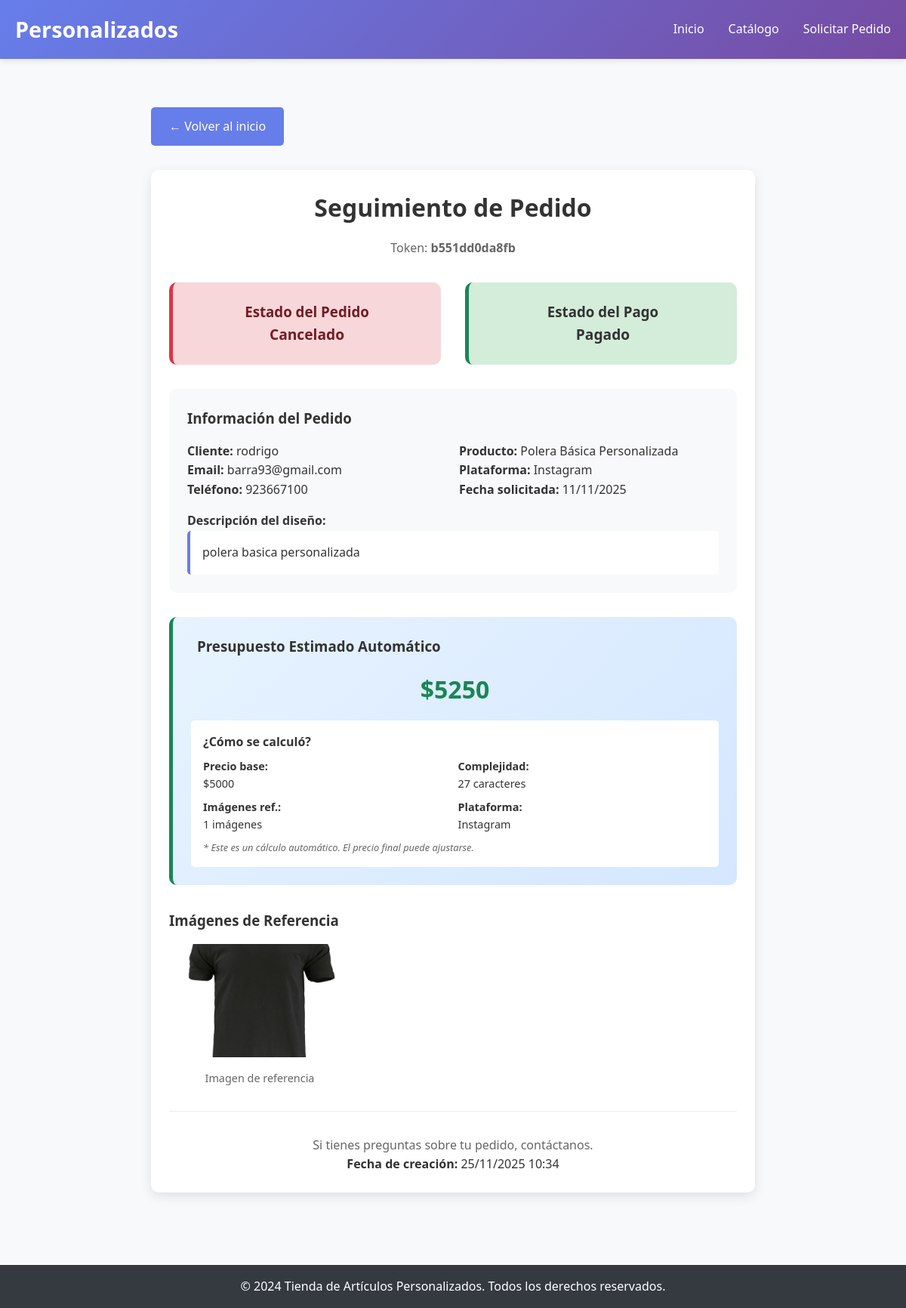
The page /seguimiento/b551dd0da8fb/ on the database its author committed.
### tienda/models.py (models this page shows, shortened)
class Pedido(models.Model):
    ESTADOS_PEDIDO = [
        ('solicitado', 'Solicitado'),
        ('aprobado', 'Aprobado'),
        ('en_proceso', 'En proceso'),
        ('realizado', 'Realizado'),
        ('entregado', 'Entregado'),
        ('finalizado', 'Finalizado'),
        ('cancelado', 'Cancelado'),
    ]
    ESTADOS_PAGO = [
        ('pendiente', 'Pendiente'),
        ('parcial', 'Parcial'),
        ('pagado', 'Pagado'),
    ]
    PLATAFORMAS = [
        ('facebook', 'Facebook'),
        ('instagram', 'Instagram'),
        ('whatsapp', 'WhatsApp'),
        ('sitio_web', 'Sitio Web'),
        ('presencial', 'Presencial'),
        ('otro', 'Otro'),
    ]
    nombre_cliente = models.CharField(max_length=200)
    email = models.EmailField()
    telefono = models.CharField(max_length=20, blank=True, default="")
    red_social = models.CharField(max_length=100, blank=True, default="")
    producto_referencia = models.ForeignKey(Producto, on_delete=models.SET_NULL, null=True, blank=True)
    descripcion_diseno = models.TextField()
    fecha_requerida = models.DateField(null=True, blank=True)
    plataforma = models.CharField(max_length=20, choices=PLATAFORMAS, default='sitio_web')
    estado_pedido = models.CharField(max_length=20, choices=ESTADOS_PEDIDO, default='solicitado')
    estado_pago = models.CharField(max_length=20, choices=ESTADOS_PAGO, default='pendiente')
    token_seguimiento = models.CharField(
        max_length=12,  # Más corto y manejable
        unique=True,
        editable=False,
        blank=True
    )
    fecha_creacion = models.DateTimeField(default=timezone.now)
    fecha_actualizacion = models.DateTimeField(auto_now=True)
    presupuesto_aprobado = models.DecimalField(max_digits=10, decimal_places=2, null=True, blank=True)
    notas_internas = models.TextField(blank=True, default="")
    presupuesto_estimado = models.DecimalField(
        max_digits=10,
        decimal_places=2,
        null=True,
        blank=True,
        verbose_name="Presupuesto estimado"
    )
    class Meta:
        verbose_name = "Pedido"
        verbose_name_plural = "Pedidos"
        ordering = ['-fecha_creacion']

class Producto(models.Model):
    nombre = models.CharField(max_length=200)
    descripcion = models.TextField()
    categoria = models.ForeignKey(Categoria, on_delete=models.CASCADE)
    precio_base = models.DecimalField(max_digits=10, decimal_places=2)
    activo = models.BooleanField(default=True)
    imagen_1 = models.ImageField(upload_to='productos/', blank=True, null=True)
    imagen_2 = models.ImageField(upload_to='productos/', blank=True, null=True)
    imagen_3 = models.ImageField(upload_to='productos/', blank=True, null=True)
    class Meta:
        verbose_name = "Producto"
        verbose_name_plural = "Productos"

class ImagenReferencia(models.Model):
    pedido = models.ForeignKey(Pedido, related_name='imagenes_referencia', on_delete=models.CASCADE)
    imagen = models.ImageField(upload_to='referencias/')
    descripcion = models.CharField(max_length=200, blank=True)
    fecha_subida = models.DateTimeField(auto_now_add=True)
    class Meta:
        verbose_name = "Imagen de Referencia"
        verbose_name_plural = "Imágenes de Referencia"

### tienda/views.py (the view)
# urls.py: path('seguimiento/<str:token>/', views.seguimiento_pedido, name='seguimiento_pedido'),
def seguimiento_pedido(request, token):
    pedido = get_object_or_404(Pedido, token_seguimiento=token)
    imagenes_referencia = pedido.imagenes_referencia.all()
    return render(request, 'tienda/seguimiento_pedido.html', {
        'pedido': pedido,
        'imagenes_referencia': imagenes_referencia
    })

### templates/tienda/seguimiento_pedido.html (shortened to what this page needs)
{% extends 'tienda/base.html' %}
{% block content %}
<div style="max-width: 800px; margin: 0 auto;">
    <a href="{% url 'tienda:index' %}" class="btn" style="margin-bottom: 2rem;">← Volver al inicio</a>
    <div class="card">
        <h1 style="text-align: center; margin-bottom: 1rem;"> Seguimiento de Pedido</h1>
        <p style="text-align: center; color: #666; margin-bottom: 2rem;">
            Token: <strong>{{ pedido.token_seguimiento }}</strong>
        </p>
        <div style="display: grid; grid-template-columns: 1fr 1fr; gap: 2rem; margin-bottom: 2rem;">
            <div class="estado-pedido estado-{{ pedido.estado_pedido }}">
                <h3>Estado del Pedido</h3>
                <p style="font-size: 1.2rem; font-weight: bold;">
                    {{ pedido.get_estado_pedido_display }}
                </p>
            </div>
            <div class="estado-pago estado-{{ pedido.estado_pago }}">
                <h3>Estado del Pago</h3>
                <p style="font-size: 1.2rem; font-weight: bold;">
                    {{ pedido.get_estado_pago_display }}
                </p>
            </div>
        </div>
        <div style="background: #f8f9fa; padding: 1.5rem; border-radius: 10px; margin-bottom: 2rem;">
            <h3> Información del Pedido</h3>
            <div style="display: grid; grid-template-columns: 1fr 1fr; gap: 1rem; margin-top: 1rem;">
                <div>
                    <p><strong>Cliente:</strong> {{ pedido.nombre_cliente }}</p>
                    <p><strong>Email:</strong> {{ pedido.email }}</p>
                    <p><strong>Teléfono:</strong> {{ pedido.telefono|default:"No especificado" }}</p>
                </div>
                <div>
                    <p><strong>Producto:</strong> {{ pedido.producto_referencia.nombre|default:"Diseño personalizado" }}</p>
                    <p><strong>Plataforma:</strong> {{ pedido.get_plataforma_display }}</p>
                    <p><strong>Fecha solicitada:</strong> {{ pedido.fecha_requerida|date:"d/m/Y"|default:"No especificada" }}</p>
                </div>
            </div>
            <div style="margin-top: 1rem;">
                <p><strong>Descripción del diseño:</strong></p>
                <p style="background: white; padding: 1rem; border-radius: 5px; border-left: 4px solid #667eea;">
                    {{ pedido.descripcion_diseno }}
                </p>
            </div>
        </div>
        <div style="background: linear-gradient(135deg, #e7f3ff 0%, #d4e7ff 100%);
                    padding: 1.5rem;
                    border-radius: 10px;
                    margin-bottom: 2rem;
                    border-left: 5px solid #198754;">
            <h3 style="display: flex; align-items: center; gap: 0.5rem; margin-bottom: 1rem;">
                 Presupuesto Estimado Automático
            </h3>
            <p style="font-size: 2rem; font-weight: bold; color: #198754; text-align: center; margin: 1rem 0;">
                ${{ pedido.presupuesto_estimado|floatformat:"0" }}
            </p>
            <div style="background: white; padding: 1rem; border-radius: 5px; margin-top: 1rem;">
                <p style="font-weight: bold; margin-bottom: 0.5rem;"> ¿Cómo se calculó?</p>
                <div style="display: grid; grid-template-columns: 1fr 1fr; gap: 0.5rem; font-size: 0.9rem;">
                    <div>
                        <strong>Precio base:</strong><br>
                        ${{ pedido.producto_referencia.precio_base|default:"10.000"|floatformat:"0" }}
                    </div>
                    <div>
                        <strong>Complejidad:</strong><br>
                        {{ pedido.descripcion_diseno|length }} caracteres
                    </div>
                    <div>
                        <strong>Imágenes ref.:</strong><br>
                        {{ pedido.imagenes_referencia.count }} imágenes
                    </div>
                    <div>
                        <strong>Plataforma:</strong><br>
                        {{ pedido.get_plataforma_display }}
                    </div>
                </div>
                <p style="color: #666; font-size: 0.8rem; margin-top: 0.5rem; font-style: italic;">
                    * Este es un cálculo automático. El precio final puede ajustarse.
                </p>
            </div>
        </div>
        {% if imagenes_referencia %}
        <div style="margin-bottom: 2rem;">
            <h3> Imágenes de Referencia</h3>
            <div style="display: grid; grid-template-columns: repeat(auto-fill, minmax(200px, 1fr)); gap: 1rem; margin-top: 1rem;">
                {% for imagen in imagenes_referencia %}
                <div style="text-align: center;">
                    <img src="{{ imagen.imagen.url }}"
                         alt="Referencia {{ forloop.counter }}"
                         style="width: 100%; height: 150px; object-fit: cover; border-radius: 5px;">
                    <p style="margin-top: 0.5rem; color: #666; font-size: 0.9rem;">
                        {{ imagen.descripcion|default:"Imagen de referencia" }}
                    </p>
                </div>
                {% endfor %}
            </div>
        </div>
        {% endif %}
        <div style="text-align: center; margin-top: 2rem; padding-top: 2rem; border-top: 1px solid #eee;">
            <p style="color: #666;">Si tienes preguntas sobre tu pedido, contáctanos.</p>
            <p><strong>Fecha de creación:</strong> {{ pedido.fecha_creacion|date:"d/m/Y H:i" }}</p>
        </div>
    </div>
</div>
{% endblock %}

### templates/tienda/base.html (style rules this page uses)
* { margin: 0; padding: 0; box-sizing: border-box; }
body { font-family: 'Segoe UI', Tahoma, Geneva, Verdana, sans-serif; line-height: 1.6; color: #333; background-color: #f8f9fa; }
.btn { display: inline-block; padding: 0.8rem 1.5rem; background: #667eea; color: white; text-decoration: none; border-radius: 5px; border: none; cursor: pointer; transition: background 0.3s; }
.card { background: white; border-radius: 10px; padding: 1.5rem; box-shadow: 0 5px 15px rgba(0,0,0,0.1); transition: transform 0.3s; }
.estado-pedido { padding: 0.5rem 1rem; border-radius: 20px; font-weight: bold; text-align: center; }
.estado-cancelado { background: #f8d7da; color: #721c24; }

### templates/tienda/seguimiento_pedido.html (style rules this page uses)
.estado-pedido, .estado-pago { padding: 1.5rem; border-radius: 10px; text-align: center; }
.estado-cancelado { background: #f8d7da; border-left: 5px solid #dc3545; }
.estado-pagado { background: #d4edda; border-left: 5px solid #198754; }

### rows shown on the page
Pedido: token_seguimiento "b551dd0da8fb", estado_pedido "Cancelado", estado_pago "Pagado", nombre_cliente "rodrigo", email "barra93@gmail.com", telefono "923667100", producto_referencia.nombre "Polera Básica Personalizada", plataforma "Instagram", fecha_requerida "11/11/2025", descripcion_diseno "polera basica personalizada", presupuesto_estimado "5250", producto_referencia.precio_base "5000", descripcion_diseno|length "27", imagenes_referencia.count "1", fecha_creacion "25/11/2025 10:34"
ImagenReferencia: imagen (picture), descripcion "Imagen de referencia"
